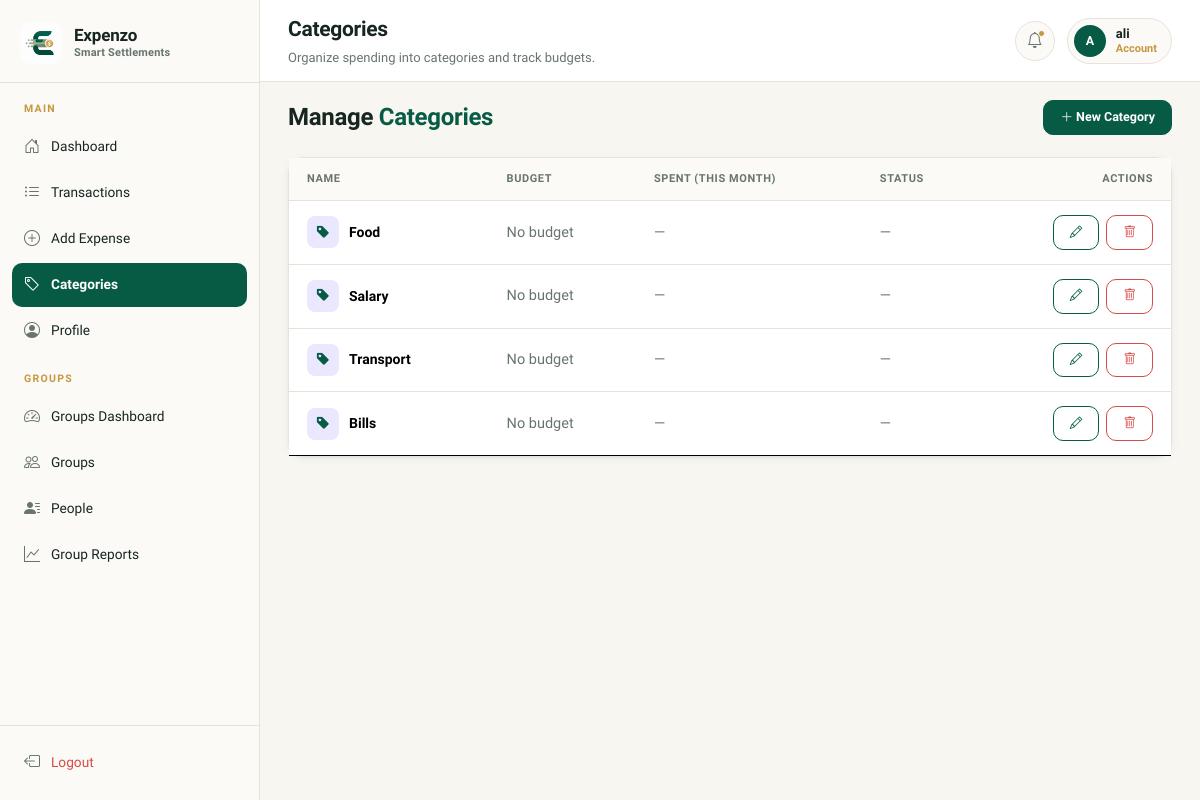
Page /categories/ (signed in) on the committed database.
### tracker/models.py (models this page shows, shortened)
class Category(models.Model):
    user = models.ForeignKey(settings.AUTH_USER_MODEL, on_delete=models.CASCADE, related_name='categories', null=True)
    name = models.CharField(max_length=100)
    budget = models.DecimalField(
        max_digits=10, decimal_places=2,
        null=True, blank=True,
    )
    class Meta:
        unique_together = ('user', 'name')

### tracker/views.py (the view)
# urls.py: path('categories/', views.CategoryListView.as_view(), name='category_list'),
class CategoryListView(LoginRequiredMixin, ListView):
    model = Category
    template_name = 'category_list.html'
    context_object_name = 'categories'
    def get_queryset(self):
        return Category.objects.filter(user=self.request.user)
    def get_context_data(self, **kwargs):
        ctx = super().get_context_data(**kwargs)
        ctx['budget_status'] = get_budget_status(self.request.user)
        return ctx

### tracker/utils.py (called while the page is built, shortened)
def get_budget_status(user):
    now = timezone.now().date()
    categories = Category.objects.filter(user=user).exclude(budget__isnull=True)
    results = []
    return results

### tracker/templates/category_list.html (shortened to what this page needs)
{% extends 'base.html' %}
{% block topbar_title %}Categories{% endblock %}
{% block topbar_desc %}Organize spending into categories and track budgets.{% endblock %}
{% block content %}
<div class="d-flex justify-content-between align-items-center mb-4">
  <h5 class="page-heading mb-0">Manage <span>Categories</span></h5>
  <a href="{% url 'category_create' %}" class="btn btn-primary btn-sm">
    <i class="bi bi-plus-lg"></i> New Category
  </a>
</div>
{% if categories %}
<div class="card">
  <div class="card-body p-0">
    <div class="table-responsive">
      <table class="table">
        <thead>
          <tr>
            <th>Name</th>
            <th>Budget</th>
            <th>Spent (this month)</th>
            <th>Status</th>
            <th class="text-end">Actions</th>
          </tr>
        </thead>
        <tbody>
          {% for category in categories %}
          <tr>
            <td>
              <div style="display: flex; align-items: center; gap: 10px;">
                <div style="width:32px; height:32px; background: rgba(108,99,255,.15); border-radius: 8px; display:flex; align-items:center; justify-content:center; color: var(--clr-primary); font-size: 14px;">
                  <i class="bi bi-tag-fill"></i>
                </div>
                <span style="font-weight: 600; font-size: 14px;">{{ category.name }}</span>
              </div>
            </td>
            <td>
              {% if category.budget %}
                <span style="font-weight: 600; color: var(--clr-text);">{{ currency_symbol|default:"$" }}{{ category.budget|floatformat:0 }}</span>
              {% else %}
                <span style="color: var(--clr-muted);">No budget</span>
              {% endif %}
            </td>
            {% if category.budget %}
              {% for bs in budget_status %}
                {% if bs.category.pk == category.pk %}
                  <td style="font-size: 13.5px;">{{ currency_symbol|default:"$" }}{{ bs.spent|floatformat:0 }}</td>
                  <td>
                    <div style="display: flex; align-items: center; gap: 8px;">
                      <div class="progress" style="flex:1; max-width: 80px;">
                        <div class="progress-bar"
                          style="width: {{ bs.pct|floatformat:0 }}%;
                                 background: {% if bs.pct >= 100 %}var(--clr-expense){% elif bs.pct >= 80 %}var(--clr-warning){% else %}var(--clr-income){% endif %};">
                        </div>
                      </div>
                      {% if bs.pct >= 100 %}
                        <span class="badge-over">{{ bs.pct|floatformat:0 }}%</span>
                      {% elif bs.pct >= 80 %}
                        <span class="badge-warn">{{ bs.pct|floatformat:0 }}%</span>
                      {% else %}
                        <span class="badge-ok">{{ bs.pct|floatformat:0 }}%</span>
                      {% endif %}
                    </div>
                  </td>
                {% endif %}
              {% endfor %}
            {% else %}
              <td><span style="color: var(--clr-muted);">—</span></td>
              <td><span style="color: var(--clr-muted);">—</span></td>
            {% endif %}
            <td class="text-end">
              <a href="{% url 'category_edit' category.pk %}" class="btn btn-outline-primary btn-sm me-1">
                <i class="bi bi-pencil"></i>
              </a>
              <button type="button" class="btn btn-outline-danger btn-sm"
                      data-bs-toggle="modal" data-bs-target="#deleteModal-{{ category.pk }}">
                <i class="bi bi-trash"></i>
              </button>
            </td>
          </tr>
          {% endfor %}
        </tbody>
      </table>
    </div>
  </div>
</div>
{% endif %}
{% endblock %}

### tracker/templates/base.html (shortened to what this page needs)
{% load static %}
<!DOCTYPE html>
<html lang="en">
<head>
  <link href="https://cdn.jsdelivr.net/npm/bootstrap@5.3.2/dist/css/bootstrap.min.css" rel="stylesheet">
  <link rel="stylesheet" href="https://cdn.jsdelivr.net/npm/bootstrap-icons@1.11.3/font/bootstrap-icons.min.css">
  <link rel="stylesheet" href="{% static 'tracker/css/theme.css' %}">
</head>
<body>
{% if user.is_authenticated %}
<div class="app-wrapper">
  <aside class="sidebar" id="sidebar">
    <div class="sidebar-brand">
      <div class="brand-icon"><img src="{% static 'tracker/images/logo-icon.png' %}" alt="Expenzo logo"></div>
      <div>
        <div class="brand-name">Expenzo</div>
        <div class="brand-sub">Smart Settlements</div>
      </div>
    </div>
    <nav class="sidebar-nav" aria-label="Main navigation">
      <div class="sidebar-label">Main</div>
      <a href="{% url 'dashboard' %}" class="sidebar-link {% if request.resolver_match.url_name == 'dashboard' %}active{% endif %}">
        <i class="bi bi-house-door"></i> Dashboard
      </a>
      <a href="{% url 'transaction_list' %}" class="sidebar-link {% if request.resolver_match.url_name == 'transaction_list' %}active{% endif %}">
        <i class="bi bi-list-ul"></i> Transactions
      </a>
      <a href="{% url 'add_transaction' %}" class="sidebar-link {% if request.resolver_match.url_name == 'add_transaction' %}active{% endif %}">
        <i class="bi bi-plus-circle"></i> Add Expense
      </a>
      <a href="{% url 'category_list' %}" class="sidebar-link {% if request.resolver_match.url_name == 'category_list' %}active{% endif %}">
        <i class="bi bi-tag"></i> Categories
      </a>
      <a href="{% url 'profile' %}" class="sidebar-link {% if request.resolver_match.url_name == 'profile' %}active{% endif %}">
        <i class="bi bi-person-circle"></i> Profile
      </a>
      <div class="sidebar-label">Groups</div>
      <a href="{% url 'group_dashboard' %}" class="sidebar-link {% if request.resolver_match.url_name == 'group_dashboard' %}active{% endif %}">
        <i class="bi bi-speedometer2"></i> Groups Dashboard
      </a>
      <a href="{% url 'group_list' %}" class="sidebar-link {% if request.resolver_match.url_name == 'group_list' or request.resolver_match.url_name == 'group_detail' %}active{% endif %}">
        <i class="bi bi-people"></i> Groups
      </a>
      <a href="{% url 'person_list' %}" class="sidebar-link {% if request.resolver_match.url_name == 'person_list' %}active{% endif %}">
        <i class="bi bi-person-lines-fill"></i> People
      </a>
      <a href="{% url 'group_reports' %}" class="sidebar-link {% if request.resolver_match.url_name == 'group_reports' %}active{% endif %}">
        <i class="bi bi-graph-up"></i> Group Reports
      </a>
    </nav>
    <div class="sidebar-footer">
      <form method="post" action="{% url 'logout' %}">
        <button type="submit" class="sidebar-link logout" style="background:none;border:none;width:100%;text-align:left;cursor:pointer;">
          <i class="bi bi-box-arrow-left"></i> Logout
        </button>
      </form>
    </div>
  </aside>
  <header class="topbar">
    <div class="d-flex align-items-center gap-3">
      <div>
        <div class="topbar-title">{% block topbar_title %}Dashboard{% endblock %}</div>
        <div class="topbar-desc">{% block topbar_desc %}{% endblock %}</div>
      </div>
    </div>
    <div class="topbar-right">
      <button type="button" class="btn-icon" aria-label="Notifications">
        <i class="bi bi-bell"></i>
        <span class="notif-dot" aria-hidden="true"></span>
      </button>
      <div class="topbar-user">
        <div class="avatar">{{ request.user.username|first|upper }}</div>
        <div>
          {{ request.user.username }}
          <span class="plan-label">Account</span>
        </div>
      </div>
    </div>
  </header>
  <main class="main-content">
    <div class="page-body fade-in">
      {% block content %}{% endblock %}
    </div>
  </main>
</div>
{% endif %}
</body>
</html>

### rows in the picture
Category: name "Food", shows "No budget"
Category: name "Salary", shows "No budget"
Category: name "Transport", shows "No budget"
Category: name "Bills", shows "No budget"

### other values in the picture
{{ request.user.username|first|upper }} "A"
{{ request.user.username }} "ali"
